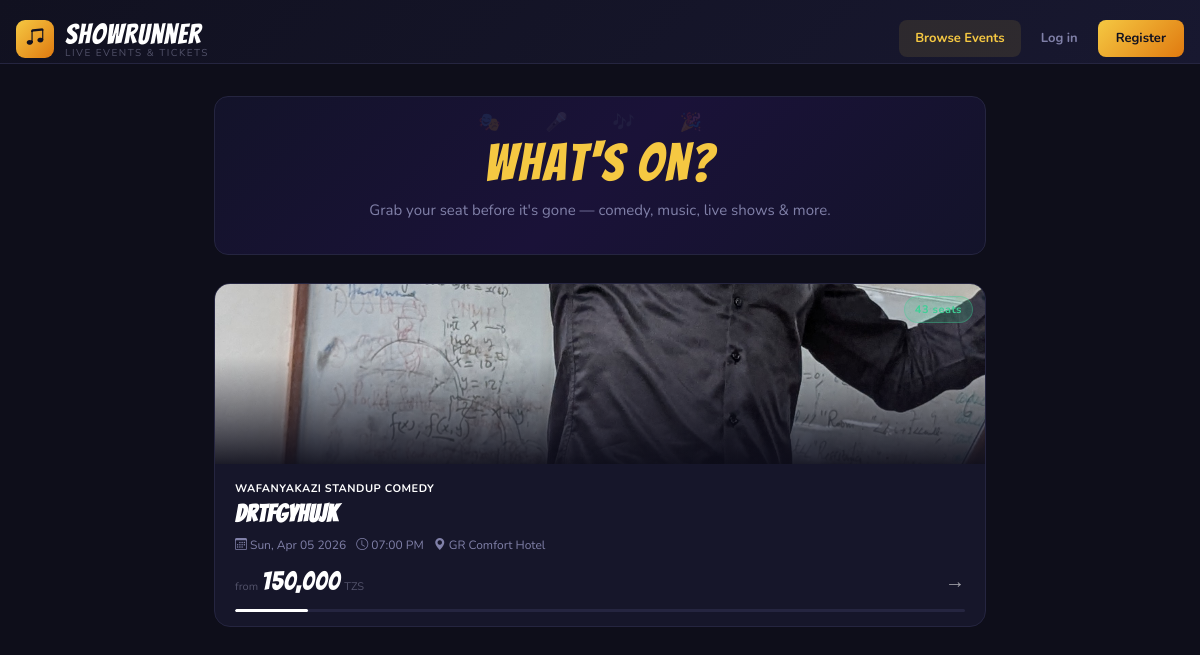
The app's page /events with its own data.
### tables this page shows
CREATE TABLE event_photos (
            id TEXT PRIMARY KEY,
            event_id TEXT NOT NULL,
            filename TEXT NOT NULL,
            caption TEXT,
            created_at TEXT NOT NULL,
            FOREIGN KEY (event_id) REFERENCES events(id)
        );

CREATE TABLE organizers (
            id TEXT PRIMARY KEY,
            name TEXT NOT NULL,
            email TEXT NOT NULL UNIQUE,
            password_hash TEXT NOT NULL,
            org_name TEXT NOT NULL,
            created_at TEXT NOT NULL
        , tagline TEXT, logo TEXT, brand_color TEXT DEFAULT '#f5c842', phone TEXT, website TEXT);

CREATE TABLE events (
            id TEXT PRIMARY KEY,
            organizer_id TEXT NOT NULL,
            title TEXT NOT NULL,
            description TEXT,
            event_date TEXT NOT NULL,
            event_time TEXT NOT NULL,
            venue_id TEXT NOT NULL,
            price REAL NOT NULL DEFAULT 0,
            status TEXT NOT NULL DEFAULT 'active',
            created_at TEXT NOT NULL, cover_photo TEXT, payment_info TEXT,
            FOREIGN KEY (organizer_id) REFERENCES organizers(id),
            FOREIGN KEY (venue_id) REFERENCES venues(id)
        );

CREATE TABLE venues (
            id TEXT PRIMARY KEY,
            organizer_id TEXT NOT NULL,
            name TEXT NOT NULL,
            location TEXT NOT NULL,
            rows INTEGER NOT NULL DEFAULT 5,
            seats_per_row INTEGER NOT NULL DEFAULT 8,
            capacity INTEGER NOT NULL,
            created_at TEXT NOT NULL, row_config TEXT, row_names TEXT,
            FOREIGN KEY (organizer_id) REFERENCES organizers(id)
        );

### app.py (the view)
@app.route("/events")
def book_list():
    conn   = get_db()
    events = conn.execute("""
        SELECT e.*, v.name as venue_name, v.capacity,
               o.org_name as organizer_name, o.brand_color as org_brand_color, o.logo as org_logo
        FROM events e
        LEFT JOIN venues v ON e.venue_id=v.id
        LEFT JOIN organizers o ON e.organizer_id=o.id
        WHERE e.event_date>=? AND e.status='active'
        ORDER BY e.event_date ASC
    """, (date.today().isoformat(),)).fetchall()
    events_data = []
    for ev in events:
        booked = len(get_booked_seats(ev["id"]))
        cover = ev["cover_photo"]
        if not cover:
            gallery = conn.execute(
                "SELECT filename FROM event_photos WHERE event_id=? ORDER BY created_at LIMIT 1",
                (ev["id"],)).fetchone()
            cover = gallery["filename"] if gallery else None
        min_tier = conn.execute(
            "SELECT MIN(price) as mp FROM seat_tiers WHERE event_id=?", (ev["id"],)).fetchone()
        has_tiers     = min_tier and min_tier["mp"] is not None
        display_price = min_tier["mp"] if has_tiers else ev["price"]
        events_data.append({
            **dict(ev), "booked": booked,
            "cover": cover,
            "display_price": display_price,
            "has_tiers": has_tiers,
        })
    conn.close()
    return render_template("book.html", events=events_data)

### app.py (called while the page is built)
def get_db():
    conn = sqlite3.connect(DATABASE)
    conn.row_factory = sqlite3.Row
    conn.execute("PRAGMA foreign_keys = ON")
    return conn

@app.context_processor
def inject_session_info():
    organizer_id = session.get("organizer_id")
    user_id      = session.get("user_id")
    organizer    = None
    user         = None
    if organizer_id:
        conn = get_db()
        organizer = conn.execute("SELECT * FROM organizers WHERE id = ?", (organizer_id,)).fetchone()
        conn.close()
    if user_id:
        conn = get_db()
        user = conn.execute("SELECT * FROM users WHERE id = ?", (user_id,)).fetchone()
        conn.close()
    return {"current_organizer": organizer, "current_user": user}

def get_booked_seats(event_id):
    conn = get_db()
    rows = conn.execute("SELECT seats FROM bookings WHERE event_id = ?", (event_id,)).fetchall()
    conn.close()
    all_seats = []
    for r in rows:
        all_seats.extend(r["seats"].split(","))
    return [s.strip() for s in all_seats if s.strip()]

def format_date(d):
    try:
        return datetime.strptime(d, "%Y-%m-%d").strftime("%a, %b %d %Y")
    except Exception:
        return d

def format_time(t):
    try:
        return datetime.strptime(t, "%H:%M").strftime("%I:%M %p")
    except Exception:
        return t

### templates/book.html (shortened to what this page needs)
{% extends "base.html" %}
{% block content %}
<div class="pub-hero animate-in">
    <p class="pub-hero-title">What's On?</p>
    <p class="pub-hero-sub">Grab your seat before it's gone — comedy, music, live shows & more.</p>
</div>
{% if events %}
<div class="ev-list">
    {% for ev in events %}
    <a href="{{ url_for('book_event', event_id=ev.id) }}" class="ev-card animate-in"
       style="animation-delay:{{ loop.index0 * 0.05 }}s;--brand:{{ ev.org_brand_color or '#f5c842' }}">
        {% if ev.cover %}
        <div class="ev-card-cover" style="background-image:url('{{ url_for('static', filename=ev.cover) }}')">
            <div class="ev-card-cover-scrim"></div>
            {% set remaining = (ev.capacity or 0) - ev.booked %}
            <span class="ev-card-badge {% if remaining <= 0 %}ev-badge-sold{% elif remaining <= 5 %}ev-badge-low{% else %}ev-badge-ok{% endif %}">
                {% if remaining <= 0 %}Sold Out{% elif remaining <= 5 %}{{ remaining }} left!{% else %}{{ remaining }} seats{% endif %}
            </span>
        </div>
        {% endif %}
        <div class="ev-card-body">
            {% if ev.organizer_name %}
            <p class="ev-card-org" style="color:{{ ev.org_brand_color or 'var(--text-muted)' }}">{{ ev.organizer_name }}</p>
            {% endif %}
            <h3 class="ev-card-title">{{ ev.title }}</h3>
            <div class="ev-card-meta">
                <span><i class="bi bi-calendar3" style="margin-right:3px"></i>{{ ev.event_date|fmtdate }}</span>
                <span><i class="bi bi-clock" style="margin-right:3px"></i>{{ ev.event_time|fmttime }}</span>
                <span><i class="bi bi-geo-alt-fill" style="margin-right:3px"></i>{{ ev.venue_name or '—' }}</span>
            </div>
            <div class="ev-card-footer">
                <div class="ev-card-price">
                    {% if ev.has_tiers %}<span class="ev-card-from">from</span>{% endif %}
                    <span class="ev-card-price-num" style="color:{{ ev.org_brand_color or 'var(--accent-gold)' }}">
                        {{ "{:,.0f}".format(ev.display_price) }}
                    </span>
                    <span class="ev-card-price-unit">TZS</span>
                </div>
                <span class="ev-card-arrow" style="color:{{ ev.org_brand_color or 'var(--accent-gold)' }}">→</span>
            </div>
            {% if ev.capacity %}
            <div class="ev-card-progress">
                <div class="ev-card-progress-fill"
                     style="width:{{ ((ev.booked / ev.capacity * 100) if ev.capacity else 0)|int }}%;background:{{ ev.org_brand_color or 'var(--accent-gold)' }}">
                </div>
            </div>
            {% endif %}
        </div>
    </a>
    {% endfor %}
</div>
{% else %}
<div class="empty-state">No events available right now. Check back soon!</div>
{% endif %}
{% endblock %}

### records on screen
event_photos: filename (picture)
organizers: organizer_name "WAFANYAKAZI STANDUP COMEDY"
events: title "drtfgyhujk", event_date|fmtdate "Sun, Apr 05 2026", event_time|fmttime "07:00 PM"
venues: name "GR Comfort Hotel"

### other values on screen
{{ remaining }} "43"
{{ "{:,.0f}".format(ev.display_price) }} "150,000"
